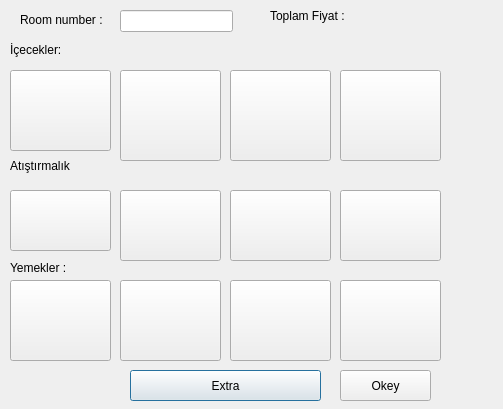
<?xml version="1.0" encoding="UTF-8"?>
<ui version="4.0">
 <class>DialogExtra</class>
 <widget class="QDialog" name="DialogExtra">
  <property name="geometry">
   <rect>
    <x>0</x>
    <y>0</y>
    <width>503</width>
    <height>409</height>
   </rect>
  </property>
  <property name="windowTitle">
   <string>Dialog</string>
  </property>
  <widget class="QPushButton" name="pushButtonHesapla">
   <property name="geometry">
    <rect>
     <x>130</x>
     <y>370</y>
     <width>191</width>
     <height>31</height>
    </rect>
   </property>
   <property name="text">
    <string>Extra</string>
   </property>
  </widget>
  <widget class="QLabel" name="label">
   <property name="geometry">
    <rect>
     <x>20</x>
     <y>10</y>
     <width>91</width>
     <height>20</height>
    </rect>
   </property>
   <property name="text">
    <string>Room number :</string>
   </property>
  </widget>
  <widget class="QLineEdit" name="lineEdit">
   <property name="geometry">
    <rect>
     <x>120</x>
     <y>10</y>
     <width>113</width>
     <height>22</height>
    </rect>
   </property>
  </widget>
  <widget class="QPushButton" name="pushButton_kola">
   <property name="geometry">
    <rect>
     <x>10</x>
     <y>70</y>
     <width>101</width>
     <height>81</height>
    </rect>
   </property>
   <property name="text">
    <string/>
   </property>
   <property name="icon">
    <iconset>
     <normalon>:/Images/cola.png</normalon>
    </iconset>
   </property>
   <property name="iconSize">
    <size>
     <width>80</width>
     <height>100</height>
    </size>
   </property>
  </widget>
  <widget class="QPushButton" name="pushButton_fanta">
   <property name="geometry">
    <rect>
     <x>120</x>
     <y>70</y>
     <width>101</width>
     <height>91</height>
    </rect>
   </property>
   <property name="text">
    <string/>
   </property>
   <property name="icon">
    <iconset>
     <normalon>:/Images/fanta.jpg</normalon>
    </iconset>
   </property>
   <property name="iconSize">
    <size>
     <width>80</width>
     <height>100</height>
    </size>
   </property>
  </widget>
  <widget class="QPushButton" name="pushButton_kahve">
   <property name="geometry">
    <rect>
     <x>230</x>
     <y>70</y>
     <width>101</width>
     <height>91</height>
    </rect>
   </property>
   <property name="text">
    <string/>
   </property>
   <property name="icon">
    <iconset>
     <normalon>:/Images/kahve.jpg</normalon>
    </iconset>
   </property>
   <property name="iconSize">
    <size>
     <width>100</width>
     <height>100</height>
    </size>
   </property>
  </widget>
  <widget class="QPushButton" name="pushButton_cay">
   <property name="geometry">
    <rect>
     <x>340</x>
     <y>70</y>
     <width>101</width>
     <height>91</height>
    </rect>
   </property>
   <property name="text">
    <string/>
   </property>
   <property name="icon">
    <iconset>
     <normalon>:/Images/cay.jpg</normalon>
    </iconset>
   </property>
   <property name="iconSize">
    <size>
     <width>80</width>
     <height>100</height>
    </size>
   </property>
  </widget>
  <widget class="QLabel" name="label_bos">
   <property name="geometry">
    <rect>
     <x>10</x>
     <y>40</y>
     <width>61</width>
     <height>20</height>
    </rect>
   </property>
   <property name="text">
    <string>İçecekler:</string>
   </property>
  </widget>
  <widget class="QLabel" name="label_2">
   <property name="geometry">
    <rect>
     <x>10</x>
     <y>150</y>
     <width>61</width>
     <height>31</height>
    </rect>
   </property>
   <property name="text">
    <string>Atıştırmalık</string>
   </property>
  </widget>
  <widget class="QPushButton" name="pushButton_gofret">
   <property name="geometry">
    <rect>
     <x>10</x>
     <y>190</y>
     <width>101</width>
     <height>61</height>
    </rect>
   </property>
   <property name="text">
    <string/>
   </property>
   <property name="icon">
    <iconset>
     <normalon>:/Images/gofret.jpg</normalon>
    </iconset>
   </property>
   <property name="iconSize">
    <size>
     <width>85</width>
     <height>100</height>
    </size>
   </property>
  </widget>
  <widget class="QPushButton" name="pushButton_kraker">
   <property name="geometry">
    <rect>
     <x>120</x>
     <y>190</y>
     <width>101</width>
     <height>71</height>
    </rect>
   </property>
   <property name="text">
    <string/>
   </property>
   <property name="icon">
    <iconset>
     <normalon>:/Images/kraker.jpg</normalon>
    </iconset>
   </property>
   <property name="iconSize">
    <size>
     <width>100</width>
     <height>75</height>
    </size>
   </property>
  </widget>
  <widget class="QPushButton" name="pushButton_cips">
   <property name="geometry">
    <rect>
     <x>230</x>
     <y>190</y>
     <width>101</width>
     <height>71</height>
    </rect>
   </property>
   <property name="text">
    <string/>
   </property>
   <property name="icon">
    <iconset>
     <normalon>:/Images/cips.jpg</normalon>
    </iconset>
   </property>
   <property name="iconSize">
    <size>
     <width>85</width>
     <height>90</height>
    </size>
   </property>
  </widget>
  <widget class="QPushButton" name="pushButton_dondurma">
   <property name="geometry">
    <rect>
     <x>340</x>
     <y>190</y>
     <width>101</width>
     <height>71</height>
    </rect>
   </property>
   <property name="text">
    <string/>
   </property>
   <property name="icon">
    <iconset>
     <normalon>:/Images/Dondurma.jpg</normalon>
    </iconset>
   </property>
   <property name="iconSize">
    <size>
     <width>80</width>
     <height>80</height>
    </size>
   </property>
  </widget>
  <widget class="QLabel" name="label_3">
   <property name="geometry">
    <rect>
     <x>10</x>
     <y>260</y>
     <width>61</width>
     <height>16</height>
    </rect>
   </property>
   <property name="text">
    <string>Yemekler :</string>
   </property>
  </widget>
  <widget class="QPushButton" name="pushButton_Hamburger">
   <property name="geometry">
    <rect>
     <x>10</x>
     <y>280</y>
     <width>101</width>
     <height>81</height>
    </rect>
   </property>
   <property name="text">
    <string/>
   </property>
   <property name="icon">
    <iconset>
     <normalon>:/Images/hamburger.png</normalon>
    </iconset>
   </property>
   <property name="iconSize">
    <size>
     <width>100</width>
     <height>100</height>
    </size>
   </property>
  </widget>
  <widget class="QPushButton" name="pushButton_mant">
   <property name="geometry">
    <rect>
     <x>120</x>
     <y>280</y>
     <width>101</width>
     <height>81</height>
    </rect>
   </property>
   <property name="text">
    <string/>
   </property>
   <property name="icon">
    <iconset>
     <normalon>:/Images/mant.jpg</normalon>
    </iconset>
   </property>
   <property name="iconSize">
    <size>
     <width>90</width>
     <height>80</height>
    </size>
   </property>
  </widget>
  <widget class="QPushButton" name="pushButton_kebab">
   <property name="geometry">
    <rect>
     <x>230</x>
     <y>280</y>
     <width>101</width>
     <height>81</height>
    </rect>
   </property>
   <property name="text">
    <string/>
   </property>
   <property name="icon">
    <iconset>
     <normalon>:/Images/kebab.png</normalon>
    </iconset>
   </property>
   <property name="iconSize">
    <size>
     <width>80</width>
     <height>70</height>
    </size>
   </property>
  </widget>
  <widget class="QPushButton" name="pushButton_pizza">
   <property name="geometry">
    <rect>
     <x>340</x>
     <y>280</y>
     <width>101</width>
     <height>81</height>
    </rect>
   </property>
   <property name="text">
    <string/>
   </property>
   <property name="icon">
    <iconset>
     <normalon>:/Images/pizza.jpg</normalon>
    </iconset>
   </property>
   <property name="iconSize">
    <size>
     <width>80</width>
     <height>100</height>
    </size>
   </property>
  </widget>
  <widget class="QLabel" name="label_4">
   <property name="geometry">
    <rect>
     <x>270</x>
     <y>0</y>
     <width>81</width>
     <height>31</height>
    </rect>
   </property>
   <property name="text">
    <string>Toplam Fiyat :</string>
   </property>
  </widget>
  <widget class="QLabel" name="label_fiyat">
   <property name="geometry">
    <rect>
     <x>350</x>
     <y>0</y>
     <width>81</width>
     <height>31</height>
    </rect>
   </property>
   <property name="text">
    <string/>
   </property>
  </widget>
  <widget class="QPushButton" name="pushButton">
   <property name="geometry">
    <rect>
     <x>340</x>
     <y>370</y>
     <width>91</width>
     <height>31</height>
    </rect>
   </property>
   <property name="text">
    <string>Okey</string>
   </property>
  </widget>
 </widget>
 <resources/>
 <connections/>
</ui>
